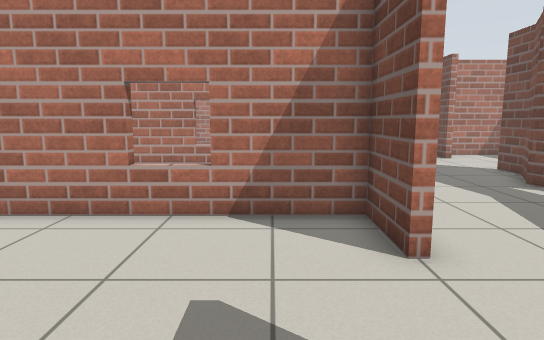
view 1 (above)

23 first-person views from a walk through a Gazebo world. The camera is 0.94 m above the floor, tilts 8° down and sees 75° across. The floor is counted in squares, 0.5 m on a side. Each view is taken from the middle of a square. On the plan, view 1 faces up. The plan holds only what a view shows up to about 18 squares ahead; the rest is blank.

view 2
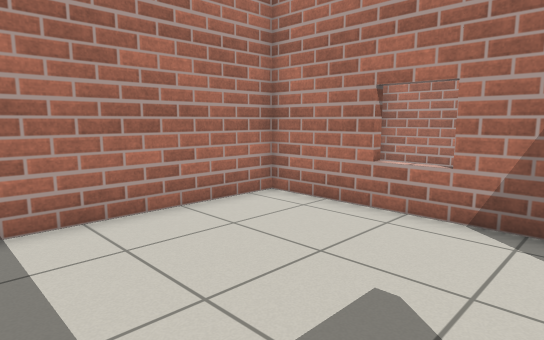

view 3
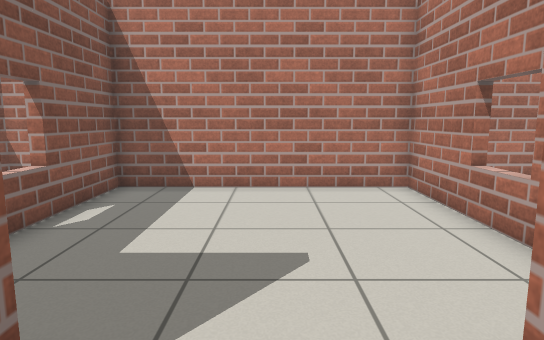

view 4
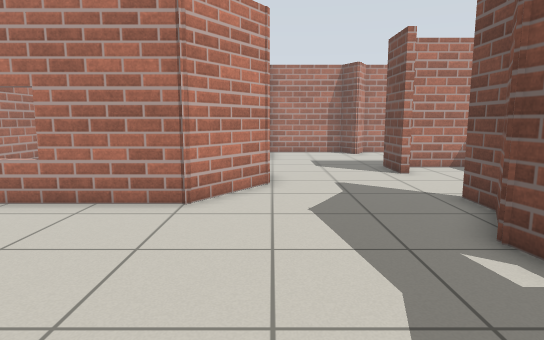

view 5
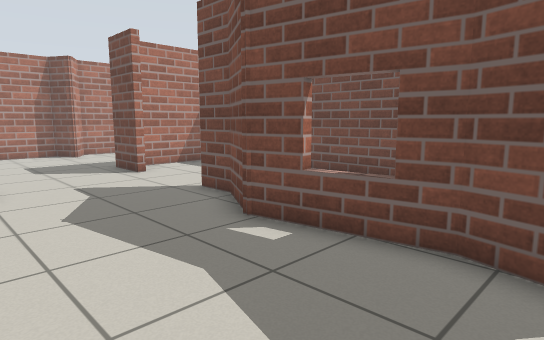

view 6
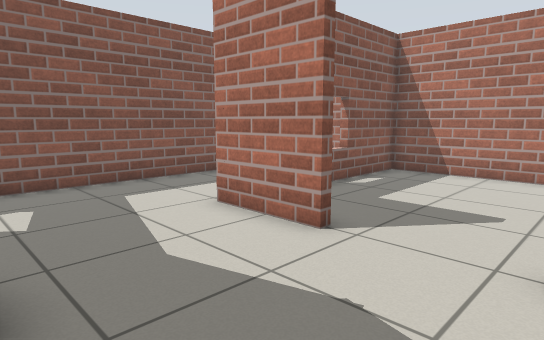

view 7
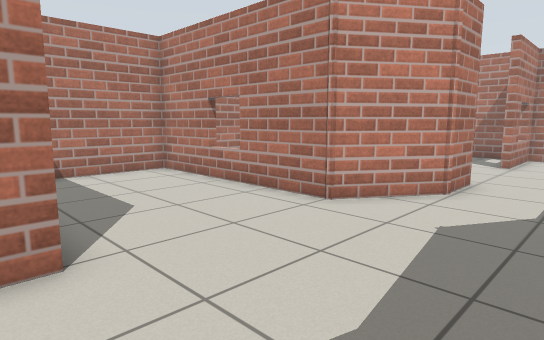

view 8
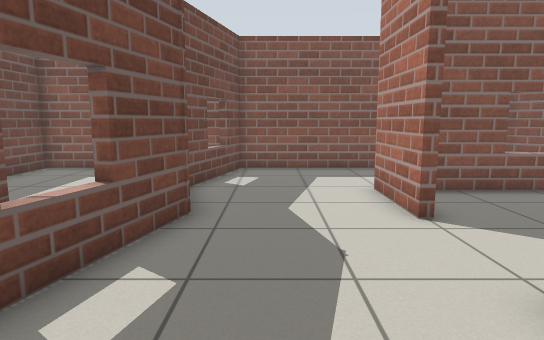

view 9
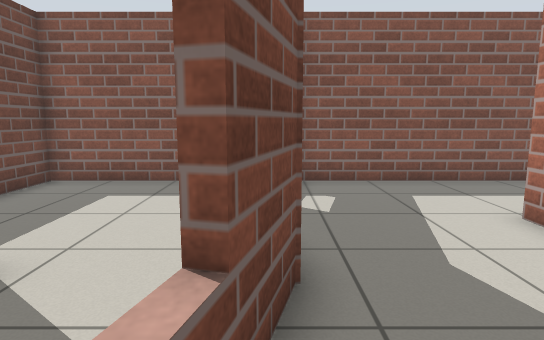

view 10
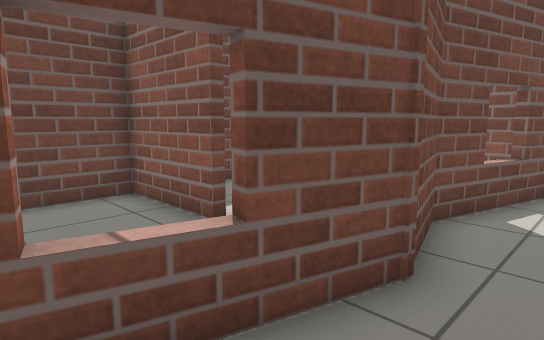

view 11
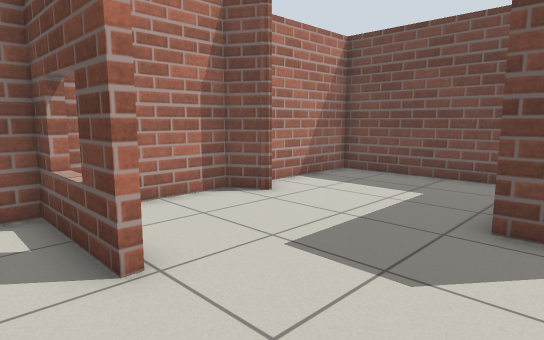

view 12
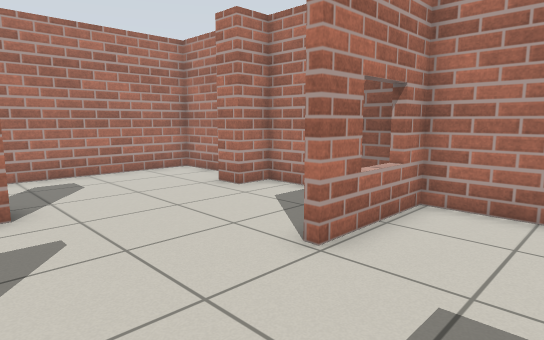

view 13
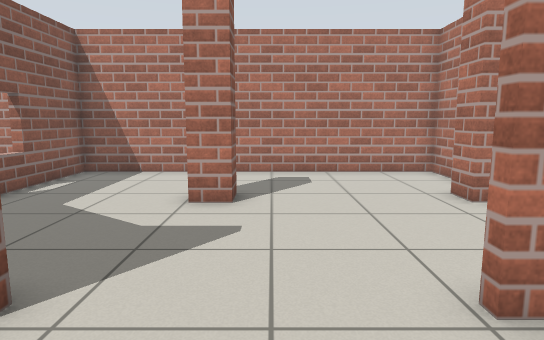

view 14
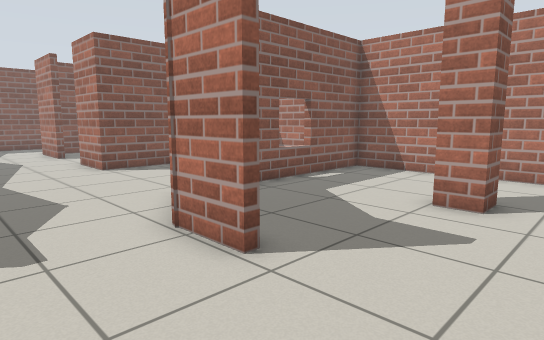

view 15
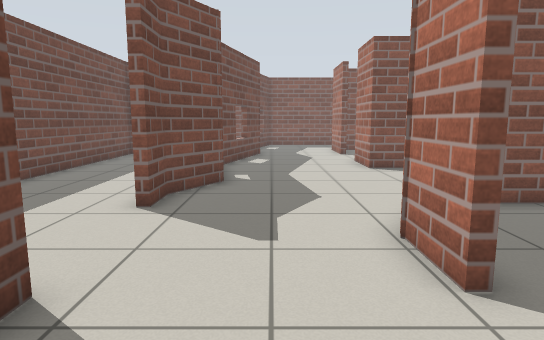

view 16
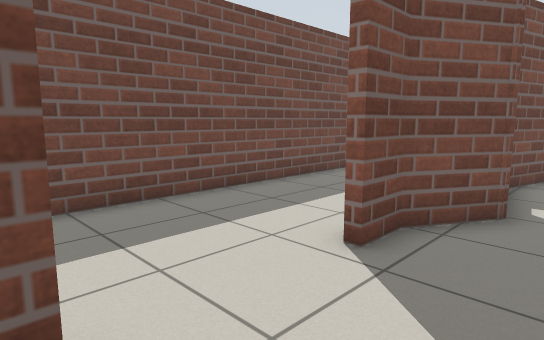

view 17
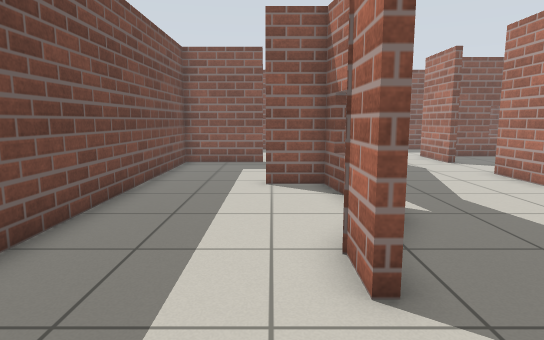

view 18
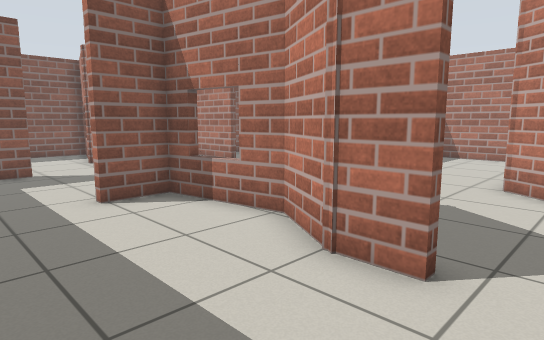

view 19
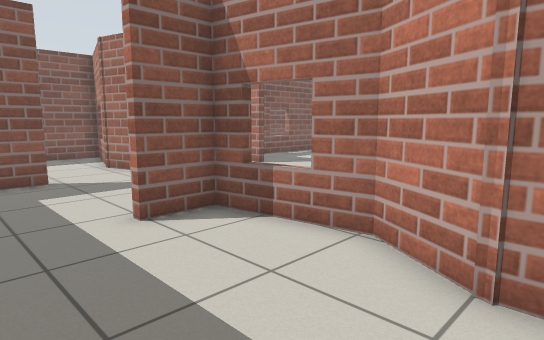

view 20
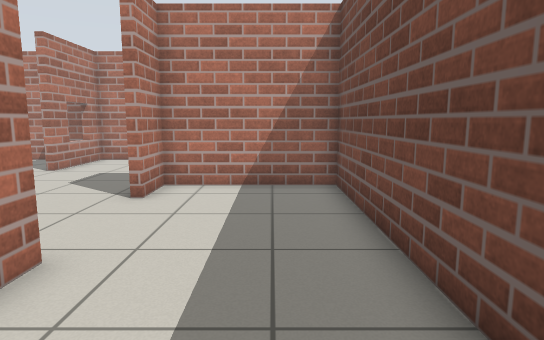

view 21
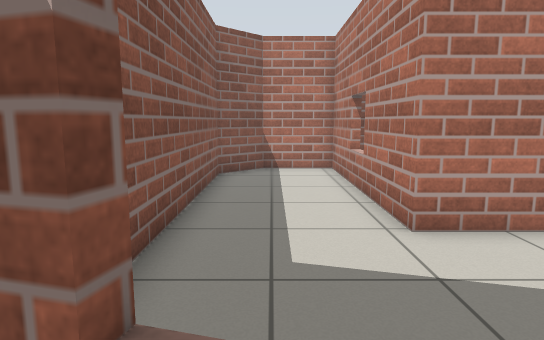

view 22
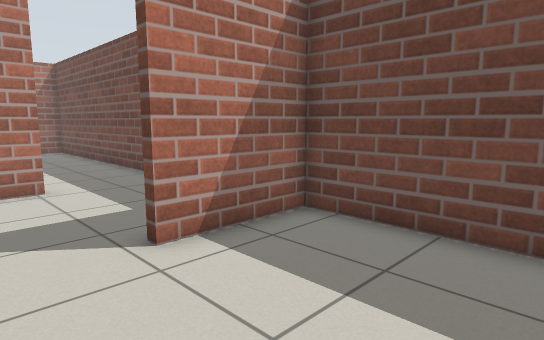

view 23
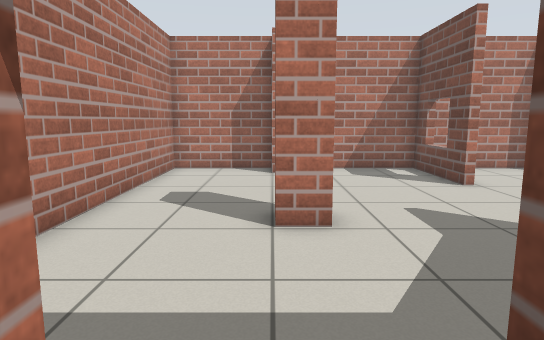

### Floor plan
Ten units are one square. View 1 is at (0, 0); x grows to the right and y downward. Boxes are objects, and circles mark ways between rooms. Rooms are numbered by the first view taken in them; rooms with no view inside come last. Other rooms are left out.
<svg viewBox="-63 -263 207 327">
<path fill="none" stroke="#000" d="M19 -46 19 -68 -58 -68 -58 13 6 13M82 -65 75 -103 86 -120 86 -135M-8 -71 22 -71 22 -46 19 -46M39 -174 39 -154 21 -128 -58 -128 -58 -84M89 -174 86 -174 86 -195M17 -14 22 -14 22 16 -58 16 -58 43 -43 59 62 59 74 16 67 -10 82 -67M139 -205 139 -258 98 -258M90 -249 86 -247 80 -258 39 -258 39 -221 36 -221M-20 -191 -10 -191 -10 -181 -20 -181M36 -221 36 -258 -10 -258 -10 -246 -20 -246M-20 -258 -58 -258 -58 -131 9 -131M89 -135 89 -121 79 -102 85 -67 102 -67M139 -54 139 -191 89 -191 89 -174M73 2 77 16 65 59 139 59 139 -9 104 -9M104 -9 104 -12 139 -12 139 -54M102 -64 92 -64"/>
<circle cx="20" cy="-30" r="3" fill="#2a7"/>
<circle cx="40" cy="-200" r="3" fill="#2a7"/>
<circle cx="90" cy="-155" r="3" fill="#2a7"/>
<circle cx="120" cy="-65" r="3" fill="#2a7"/>
<circle cx="90" cy="-10" r="3" fill="#2a7"/>
<text x="-20" y="-30">1</text>
<text x="40" y="-100">2</text>
<text x="-10" y="-200">3</text>
<text x="110" y="-120">4</text>
<text x="110" y="30">5</text>
<text x="110" y="-30">6</text>
</svg>
Room 1 opens to room 2. Room 2 opens to room 3. Room 2 opens to room 4. Room 4 opens to room 6. Room 5 opens to room 6.

Where each view was taken, in squares from view 1:
view 1: 0 up, 0 right, facing up
view 2: 0 up, 1 right, facing up-left
view 3: 3 up, 4 right, facing left
view 4: 5 up, 4 right, facing up
view 5: 5 up, 3 right, facing up-right
view 6: 5 up, 7 right, facing down-left
view 7: 6 up, 7 right, facing up-left
view 8: 8 up, 5 right, facing down
view 9: 5 up, 7 right, facing down
view 10: 5 up, 5 right, facing down-right
view 11: 18 up, 2 right, facing up-right
view 12: 18 up, 7 right, facing up-left
view 13: 20 up, 7 right, facing left
view 14: 21 up, 7 right, facing down-left
view 15: 21 up, 6 right, facing down
view 16: 18 up, 6 right, facing down-right
view 17: 17 up, 10 right, facing down
view 18: 15 up, 13 right, facing down-left
view 19: 13 up, 13 right, facing down-left
view 20: 9 up, 12 right, facing up
view 21: 4 down, 8 right, facing left
view 22: 4 down, 8 right, facing up-right
view 23: 12 up, 2 left, facing up
